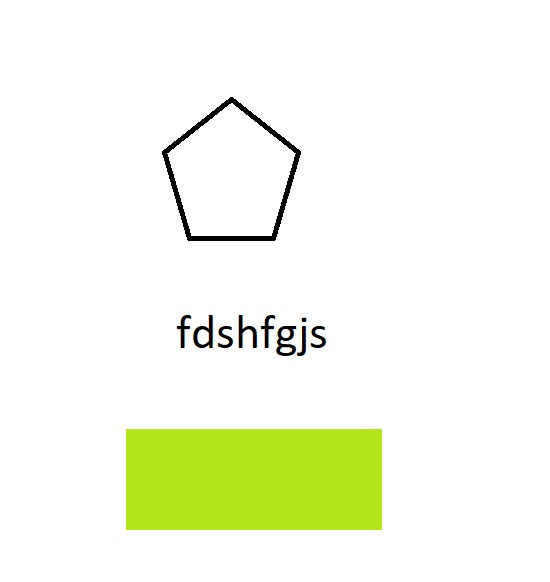
#> input picture mi_robot_vision/prueba1.jpeg, 550 x 582 px, found by its file name
$ python figure.py
#> lines starting #> are read from the running program, lines starting #| are printed output that depends on the picture; after the words box and inside, x2 and y2 are one past the last pixel; in counts of white or black regions, pixels touching at a corner belong together
#Primer archivo prueba de reconocimiento de imagenes
import cv2

image = cv2.imread('prueba1.jpeg')
#> image is the input picture: shape (582, 550, 3); mean B, G, R 233.7, 249.9, 246
def detectar_figura(image):
    gray = cv2.cvtColor(image, cv2.COLOR_BGR2GRAY)
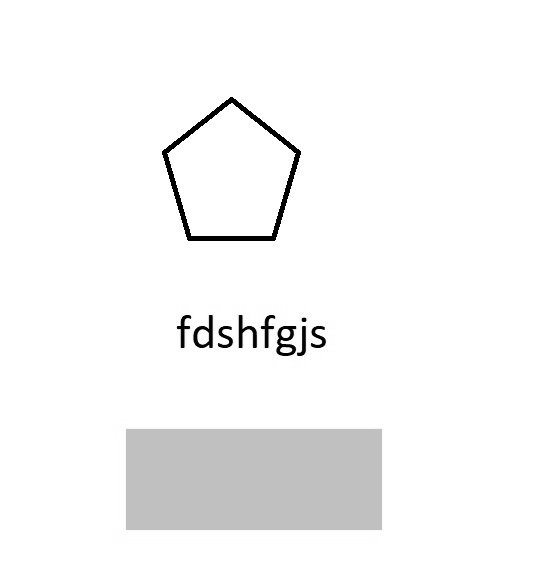
#> gray: shape (582, 550); min 0, max 255, mean 246.9
    canny = cv2.Canny(gray, 20, 150)
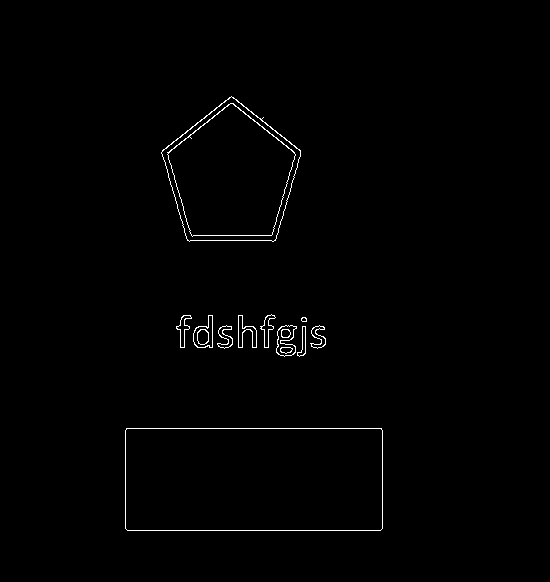
#> canny: shape (582, 550); 0.82% white in thin lines or dots, all inside (x1, y1, x2, y2) = (125, 96, 383, 531)
    canny = cv2.dilate(canny, None, iterations=1)
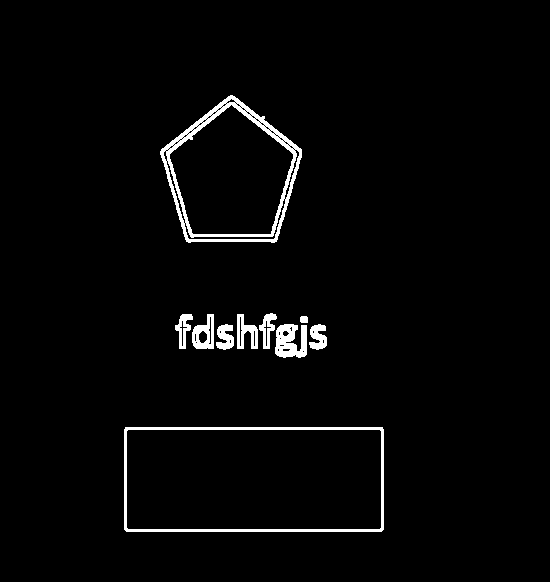
#> canny: shape (582, 550); 2.6% white; 10 white regions, largest, box (x1, y1, x2, y2) and area: (160, 95, 302, 243) 3141, (124, 427, 384, 532) 2148, (275, 324, 307, 358) 799
    canny = cv2.erode(canny, None, iterations=1)
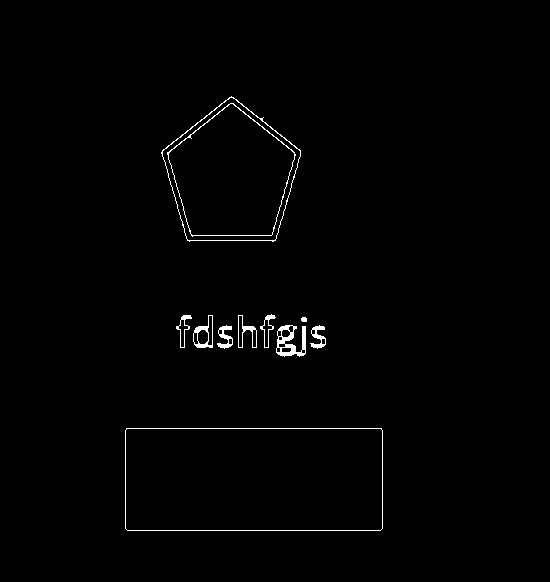
#> canny: shape (582, 550); 0.99% white in thin lines or dots, all inside (x1, y1, x2, y2) = (125, 96, 383, 531)
    cnts,_ = cv2.findContours(canny, cv2.RETR_EXTERNAL, cv2.CHAIN_APPROX_SIMPLE)# OpenCV 4
#> cnts = 10 contours, 1 with area under 20; largest, box (x1, y1, x2, y2) and area: (125, 428, 383, 531) 26207, (161, 96, 301, 242) 14038, (276, 325, 306, 357) 552, (193, 315, 213, 348) 418, (238, 315, 257, 348) 250
    figure="Circulo"
    n = 1
    for c in cnts:
        epsilon = 0.01*cv2.arcLength(c,True)
        approx = cv2.approxPolyDP(c,epsilon,True)
        #print(len(approx))
        x,y,w,h = cv2.boundingRect(approx)
        if  n== len(cnts):
            if len(approx)==3:
                figure="Triangulo"
                cv2.putText(image,figure, (x,y-5),1,1.5,(0,255,0),2)
            elif len(approx)==4:
                aspect_ratio = float(w)/h
                print('aspect_ratio= ', aspect_ratio)
                if aspect_ratio == 1:
                    figure="Cuadrado"
                    cv2.putText(image,figure, (x,y-5),1,1.5,(0,255,0),2)
                else:
                    figure="Rectangulo"
                    cv2.putText(image,figure, (x,y-5),1,1.5,(0,255,0),2)
            elif len(approx)==5:
                figure="Pentagono"
                cv2.putText(image,figure, (x,y-5),1,1.5,(0,255,0),2)
            elif len(approx)==6:
                figure="Hexagono"
                cv2.putText(image,figure, (x,y-5),1,1.5,(0,255,0),2)
            elif len(approx)==7:
                figure="Heptagono"
                cv2.putText(image,figure, (x,y-5),1,1.5,(0,255,0),2)
            elif len(approx)==8:
                figure="Octagono"
                cv2.putText(image,figure, (x,y-5),1,1.5,(0,255,0),2)

            elif len(approx)>10:
                figure="Ciruculo"
                cv2.putText(image,figure, (x,y-5),1,1.5,(0,255,0),2)
        n +=1
#> this loop made 10 passes
#> (epsilon, x, y, w, h, figure) on pass 10: (4.78, 161, 96, 140, 146, 'Pentagono')
#> (epsilon, x, y, w, h) on passes 2 to 7: (0.976, 310, 325, 16, 24), (1.85, 276, 326, 30, 31), (0.982, 217, 325, 16, 24), (0.162, 301, 317, 6, 5), (1.3, 238, 315, 19, 33), (0.976, 193, 315, 20, 33)
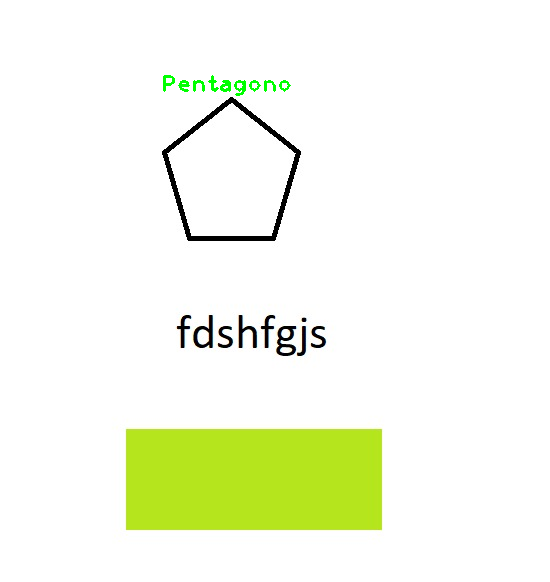
#> image: shape (582, 550, 3); 0.23% of pixels changed, all inside (x1, y1, x2, y2) = (163, 75, 291, 96)
#> after the loop, n = 11

    cv2.drawContours(image, [approx], 0, (0,255,0),2)
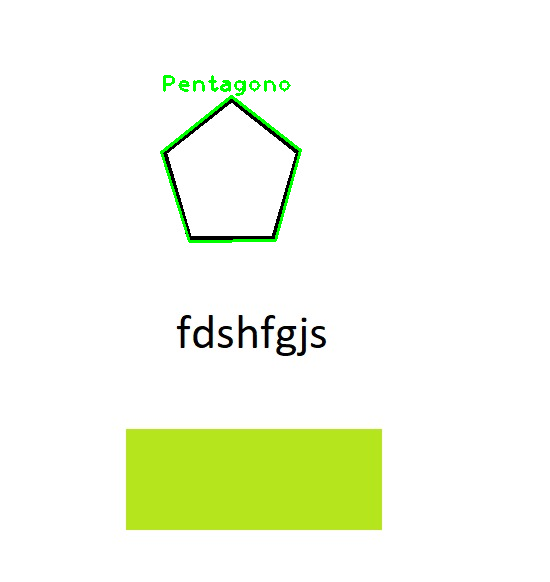
#> image: shape (582, 550, 3); 0.42% of pixels changed, all inside (x1, y1, x2, y2) = (160, 95, 302, 243)
    #cv2.imshow('image',image)
    #cv2.waitKey(0)
    return figure

print (f"la figura es: un {detectar_figura(image)}")
#| la figura es: un Pentagono

$ run again, with mi_robot_vision/prueba2.jpeg copied over mi_robot_vision/prueba1.jpeg
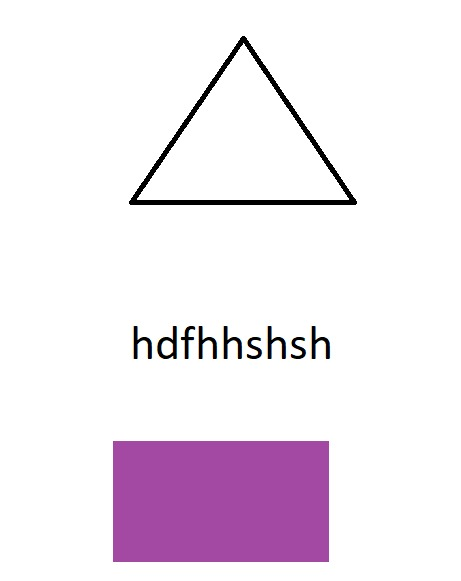
#> input picture mi_robot_vision/prueba2.jpeg, 461 x 581 px, found by its file name
#> image is the input picture: shape (581, 461, 3); mean B, G, R 241.1, 232.4, 241.1
#> in detectar_figura, `canny = cv2.erode(canny, None, iterations=1)`:
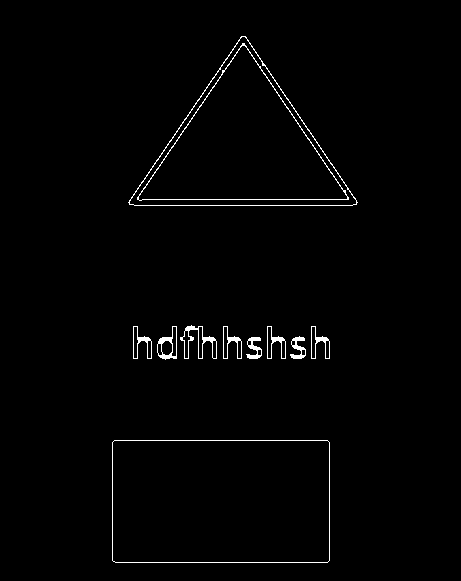
#> canny: shape (581, 461); 1.3% white in thin lines or dots, all inside (x1, y1, x2, y2) = (112, 36, 358, 563)
#> cnts = 10 contours; largest, box (x1, y1, x2, y2) and area: (112, 440, 330, 563) 26465, (128, 36, 358, 206) 20024, (180, 325, 217, 359) 431, (157, 326, 177, 360) 418, (311, 326, 330, 359) 252
#> the loop in detectar_figura, `for c in cnts:` made 10 passes
#> (epsilon, approx, x, y, w, h, figure) on pass 10: (6.62, [[128, 202], [357, 202], [245, 36]], 128, 36, 230, 167, 'Triangulo')
#> after the loop in detectar_figura, `for c in cnts:`: n = 11
#> in detectar_figura, `cv2.drawContours(image, [approx], 0, (0,255,0),2)`:
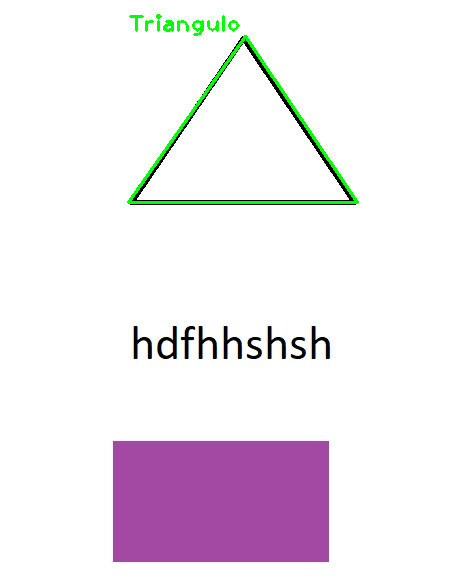
#> image: shape (581, 461, 3); mean B, G, R 240.1, 233.9, 240.1
#| la figura es: un Triangulo

$ run again, with mi_robot_vision/prueba3.jpeg copied over mi_robot_vision/prueba1.jpeg
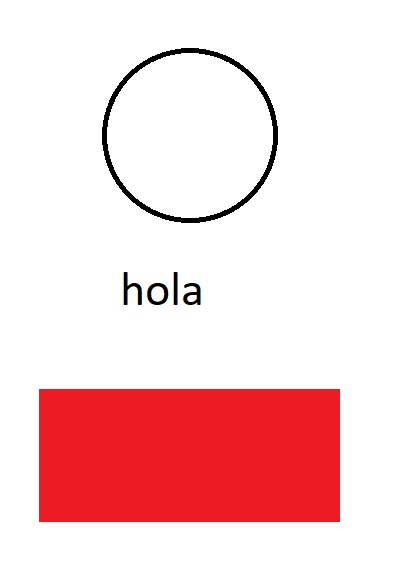
#> input picture mi_robot_vision/prueba3.jpeg, 398 x 563 px, found by its file name
#> image is the input picture: shape (563, 398, 3); mean B, G, R 211.9, 210.3, 247.6
#> in detectar_figura, `canny = cv2.erode(canny, None, iterations=1)`:
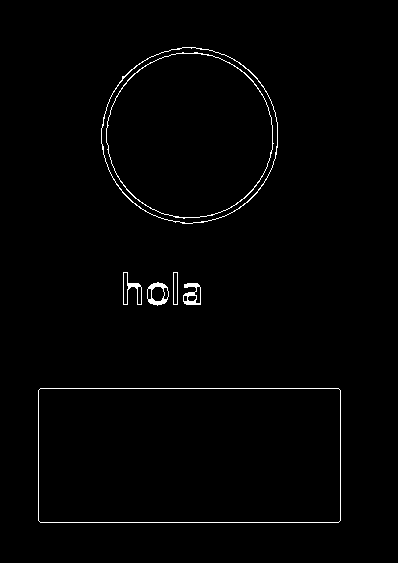
#> canny: shape (563, 398); 1.2% white in thin lines or dots, all inside (x1, y1, x2, y2) = (38, 47, 341, 523)
#> cnts = 6 contours; box (x1, y1, x2, y2) and area: (38, 388, 341, 523) 40460, (101, 47, 278, 224) 24232, (147, 282, 169, 306) 382, (183, 283, 201, 305) 265, (123, 272, 142, 305) 250, (173, 272, 178, 305) 128
#> the loop in detectar_figura, `for c in cnts:` made 6 passes
#> (epsilon, x, y, w, h, figure) on pass 6: (5.85, 101, 47, 177, 177, 'Ciruculo')
#> after the loop in detectar_figura, `for c in cnts:`: n = 7
#> in detectar_figura, `cv2.drawContours(image, [approx], 0, (0,255,0),2)`:
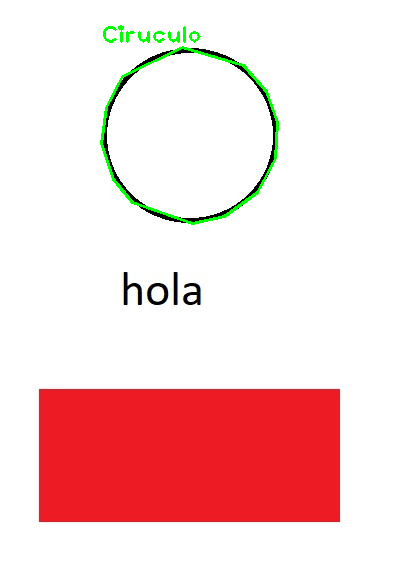
#> image: shape (563, 398, 3); mean B, G, R 210.8, 211.6, 246.5
#| la figura es: un Ciruculo
